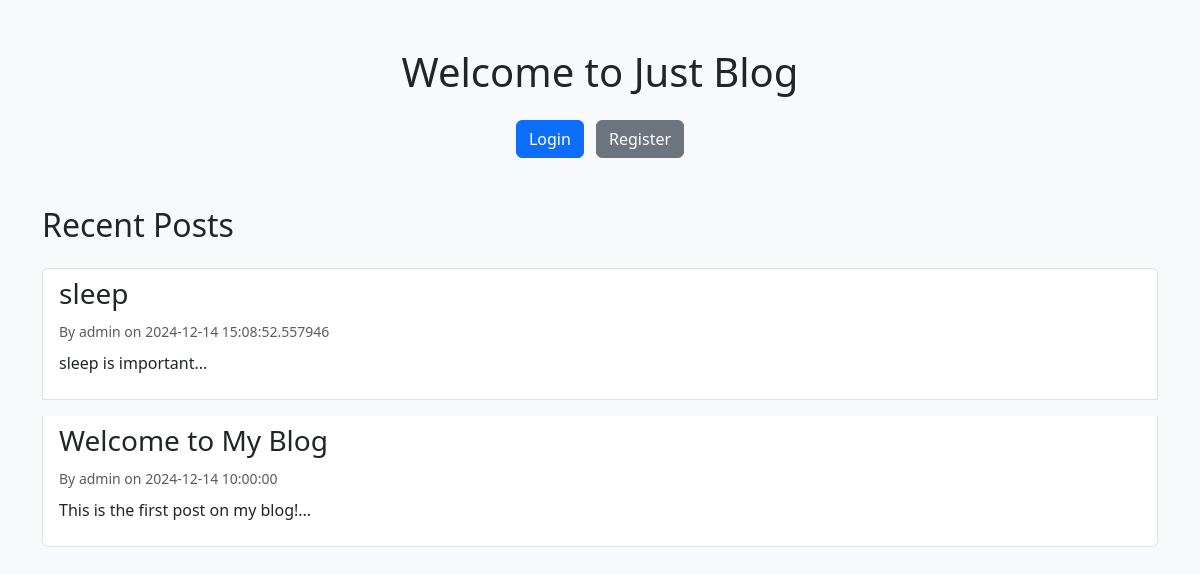
Before: / with the older database file.
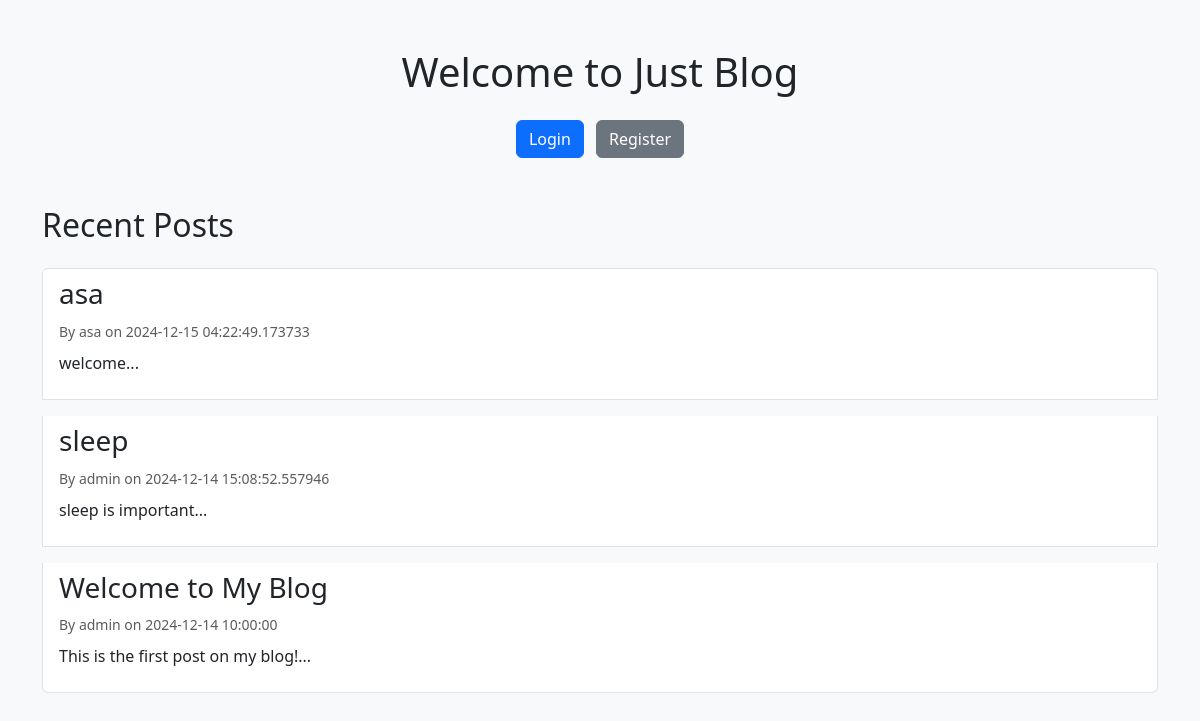
After: the same page with the newer database file.
### tables this page shows
CREATE TABLE posts (
    id INTEGER PRIMARY KEY AUTOINCREMENT,
    title TEXT NOT NULL,
    content TEXT NOT NULL,
    author_id INTEGER NOT NULL,
    created_at DATETIME DEFAULT CURRENT_TIMESTAMP,
    FOREIGN KEY (author_id) REFERENCES users (id)
);

CREATE TABLE users (
    id INTEGER PRIMARY KEY AUTOINCREMENT,
    username TEXT NOT NULL UNIQUE,
    password TEXT NOT NULL
);

### app.py (the view)
@app.route('/')
def index():
    conn = get_db_connection()
    posts = conn.execute("""
        SELECT posts.*, users.username AS author
        FROM posts JOIN users ON posts.author_id = users.id
        ORDER BY created_at DESC
    """).fetchall()
    conn.close()
    return render_template('index.html', posts=posts)

### app.py (called while the page is built)
def get_db_connection():
    conn = sqlite3.connect('blog.db')
    conn.row_factory = sqlite3.Row
    return conn

### templates/index.html (shortened to what this page needs)
<!DOCTYPE html>
<html lang="en">
<head>
    <link rel="stylesheet" href="https://cdn.jsdelivr.net/npm/bootstrap@5.3.0-alpha3/dist/css/bootstrap.min.css">
</head>
<body class="bg-light">
    <div class="container mt-5">
        <div class="text-center">
            <h1 class="mb-4">Welcome to Just Blog</h1>
            <div>
                <a href="/login" class="btn btn-primary me-2">Login</a>
                <a href="/register" class="btn btn-secondary">Register</a>
            </div>
        </div>
        <div class="mt-5">
            <h2 class="mb-4">Recent Posts</h2>
            <ul class="list-group">
                {% for post in posts %}
                <li class="list-group-item mb-3">
                    <h3>{{ post['title'] }}</h3>
                    <small class="text-muted">By {{ post['author'] }} on {{ post['created_at'] }}</small>
                    <p class="mt-2">{{ post['content'][:100] }}...</p>
                </li>
                {% endfor %}
            </ul>
        </div>
    </div>
</body>
</html>

Changed rows visible on the page:
added posts: title "asa", author "asa", created_at "2024-12-15 04:22:49.173733", content "welcome"
